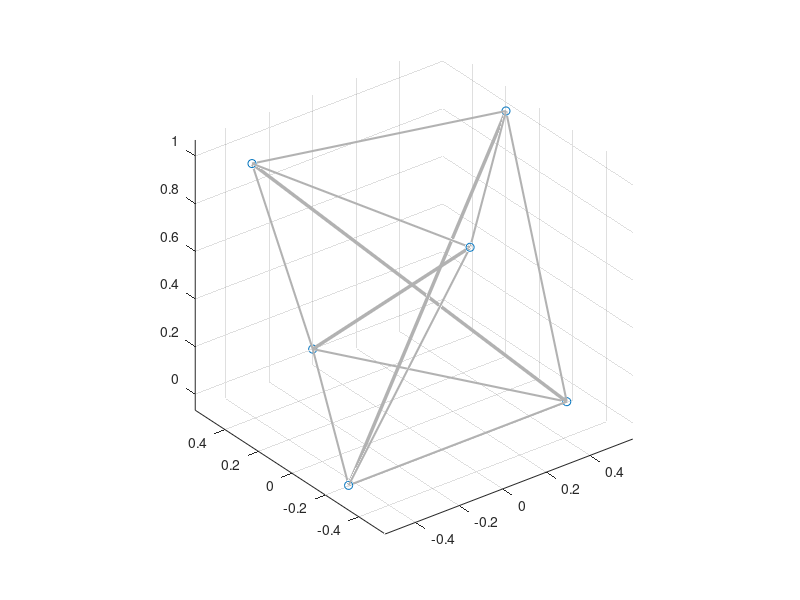

The MATLAB script that drew this image:
%% Test optimization-based equilbrium finder using three strut prism
% Using prism numbering scheme from Fig. 10 of Review of Form-Finding
% Methods for Tensegrity Structures by A. Tibert.
clear all
close all

%% Set up tensegrity

% System definition
numCables = 9;
numBars = 3;

% Arbitrarily assign design parameters
edgeLength = 1;
height = 1;

% Base triangle centered at (0,0,0)
node4 = [edgeLength/2 -sqrt(3)/6*edgeLength 0];
node5 = [0 sqrt(3)/3*edgeLength 0];
node6 = [-edgeLength/2 -sqrt(3)/6*edgeLength 0];

% Rotation angle in degrees
rotAngle = -45;
rotM = [cosd(rotAngle) -sind(rotAngle) 0; sind(rotAngle) cosd(rotAngle) 0; 0 0 1];

% Rotate base triangle to form top triangle
node1 = node4*rotM + [0 0 height];
node2 = node5*rotM + [0 0 height];
node3 = node6*rotM + [0 0 height];

% Assemble nodes in matrix
Nodes = [node1; node2; node3; node4; node5; node6];

% Cables and bar pairs
cablePairs = [1 2; 2 3; 1 3; 1 4; 2 5; 3 6; 4 5; 5 6; 4 6];
barPairs = [1 6; 2 4; 3 5];

%% Plot tensegrity
figure

% Plot nodes
scatter3(Nodes(:,1),Nodes(:,2),Nodes(:,3))
axis equal

% Plot cables
for i = 1:numCables
    hold on
    cable_x = [Nodes(cablePairs(i,1),1); Nodes(cablePairs(i,2),1)];
    cable_y = [Nodes(cablePairs(i,1),2); Nodes(cablePairs(i,2),2)];
    cable_z = [Nodes(cablePairs(i,1),3); Nodes(cablePairs(i,2),3)];
    plot3(cable_x,cable_y,cable_z,'Color',[0.7 0.7 0.7],'LineWidth',1.5)
%     text(sum(cable_x)/2,sum(cable_y)/2,sum(cable_z)/2,['  ' num2str(i) '  '])
end

% Plot bars
for i = 1:numBars
    hold on
    bar_x = [Nodes(barPairs(i,1),1); Nodes(barPairs(i,2),1)];
    bar_y = [Nodes(barPairs(i,1),2); Nodes(barPairs(i,2),2)];
    bar_z = [Nodes(barPairs(i,1),3); Nodes(barPairs(i,2),3)];
    plot3(bar_x,bar_y,bar_z,'Color',[0.7 0.7 0.7],'LineWidth',2.5)
%     text(sum(bar_x)/2,sum(bar_y)/2,sum(bar_z)/2,['  ' num2str(i+9) '  '],'Color','red')
end

%% 